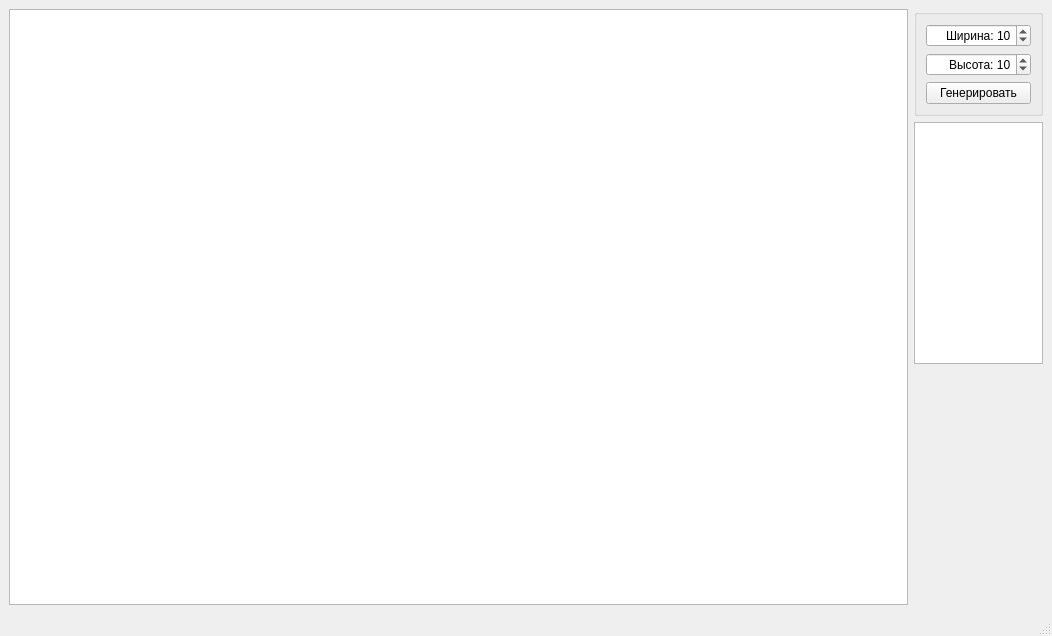
<?xml version="1.0" encoding="UTF-8"?>
<ui version="4.0">
 <class>MainWindow</class>
 <widget class="QMainWindow" name="MainWindow">
  <property name="geometry">
   <rect>
    <x>0</x>
    <y>0</y>
    <width>1052</width>
    <height>636</height>
   </rect>
  </property>
  <property name="windowTitle">
   <string>Поиск пути</string>
  </property>
  <widget class="QWidget" name="centralwidget">
   <property name="minimumSize">
    <size>
     <width>1052</width>
     <height>595</height>
    </size>
   </property>
   <layout class="QGridLayout" name="gridLayout" columnstretch="1,0">
    <item row="0" column="0" rowspan="3">
     <widget class="QGraphicsView" name="mainField">
      <property name="minimumSize">
       <size>
        <width>350</width>
        <height>350</height>
       </size>
      </property>
      <property name="mouseTracking">
       <bool>true</bool>
      </property>
     </widget>
    </item>
    <item row="0" column="1">
     <widget class="QGroupBox" name="groupBox">
      <property name="title">
       <string/>
      </property>
      <layout class="QGridLayout" name="gridLayout_2">
       <item row="0" column="0">
        <widget class="QSpinBox" name="widthEdit">
         <property name="alignment">
          <set>Qt::AlignRight|Qt::AlignTrailing|Qt::AlignVCenter</set>
         </property>
         <property name="prefix">
          <string>Ширина: </string>
         </property>
         <property name="minimum">
          <number>6</number>
         </property>
         <property name="maximum">
          <number>1000</number>
         </property>
         <property name="value">
          <number>10</number>
         </property>
        </widget>
       </item>
       <item row="1" column="0">
        <widget class="QSpinBox" name="heightEdit">
         <property name="alignment">
          <set>Qt::AlignRight|Qt::AlignTrailing|Qt::AlignVCenter</set>
         </property>
         <property name="prefix">
          <string>Высота: </string>
         </property>
         <property name="minimum">
          <number>6</number>
         </property>
         <property name="maximum">
          <number>1000</number>
         </property>
         <property name="value">
          <number>10</number>
         </property>
        </widget>
       </item>
       <item row="2" column="0">
        <widget class="QPushButton" name="generateBtn">
         <property name="text">
          <string>Генерировать</string>
         </property>
        </widget>
       </item>
      </layout>
     </widget>
    </item>
    <item row="2" column="1">
     <spacer name="verticalSpacer">
      <property name="orientation">
       <enum>Qt::Vertical</enum>
      </property>
      <property name="sizeHint" stdset="0">
       <size>
        <width>20</width>
        <height>40</height>
       </size>
      </property>
     </spacer>
    </item>
    <item row="1" column="1">
     <widget class="QTextEdit" name="infoText">
      <property name="sizePolicy">
       <sizepolicy hsizetype="Ignored" vsizetype="Expanding">
        <horstretch>0</horstretch>
        <verstretch>0</verstretch>
       </sizepolicy>
      </property>
      <property name="minimumSize">
       <size>
        <width>0</width>
        <height>0</height>
       </size>
      </property>
      <property name="maximumSize">
       <size>
        <width>16777215</width>
        <height>16777215</height>
       </size>
      </property>
      <property name="textInteractionFlags">
       <set>Qt::NoTextInteraction</set>
      </property>
     </widget>
    </item>
   </layout>
  </widget>
  <widget class="QStatusBar" name="statusbar"/>
 </widget>
 <resources/>
 <connections/>
</ui>
